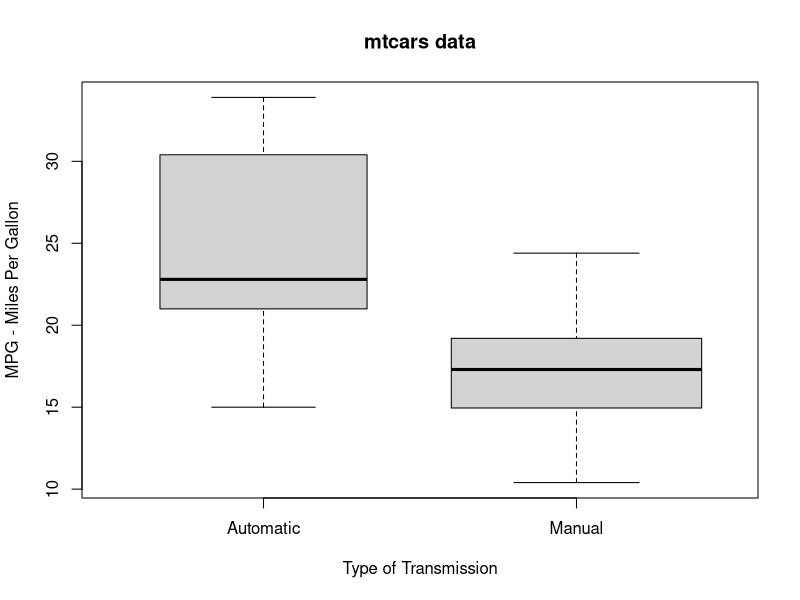
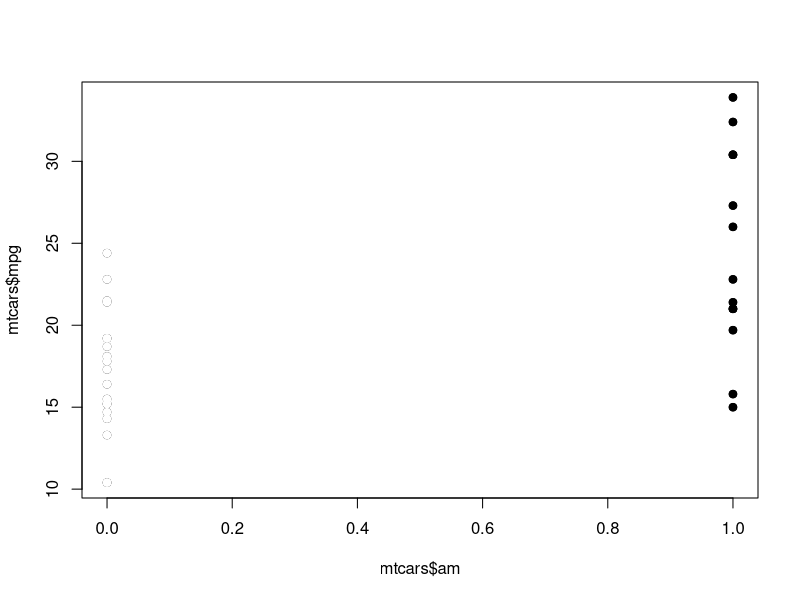
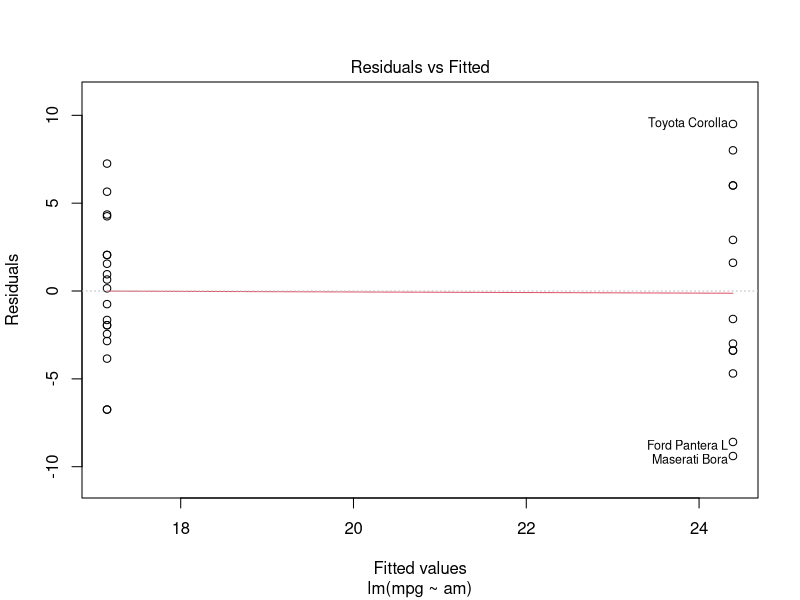
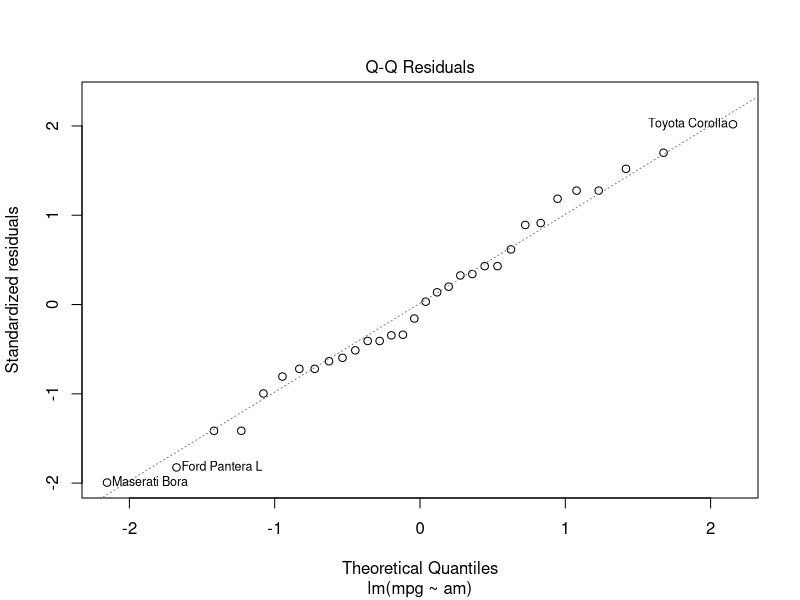
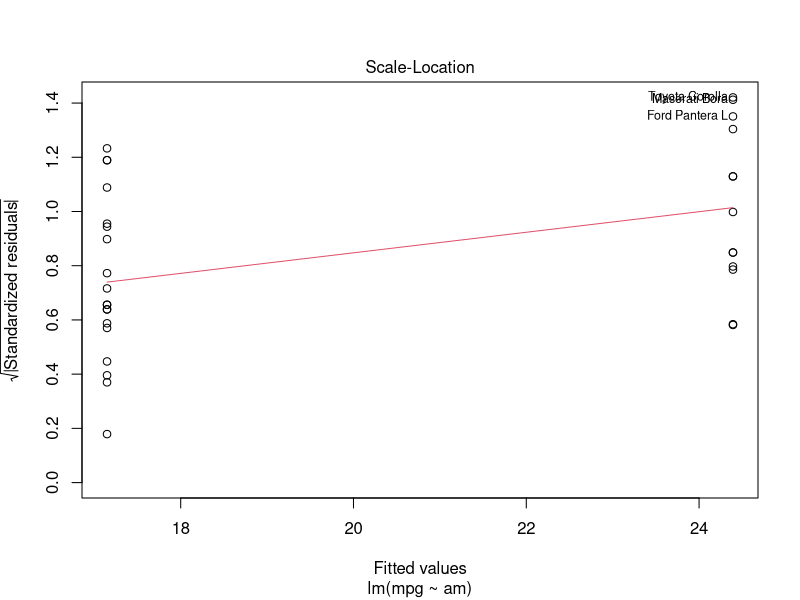
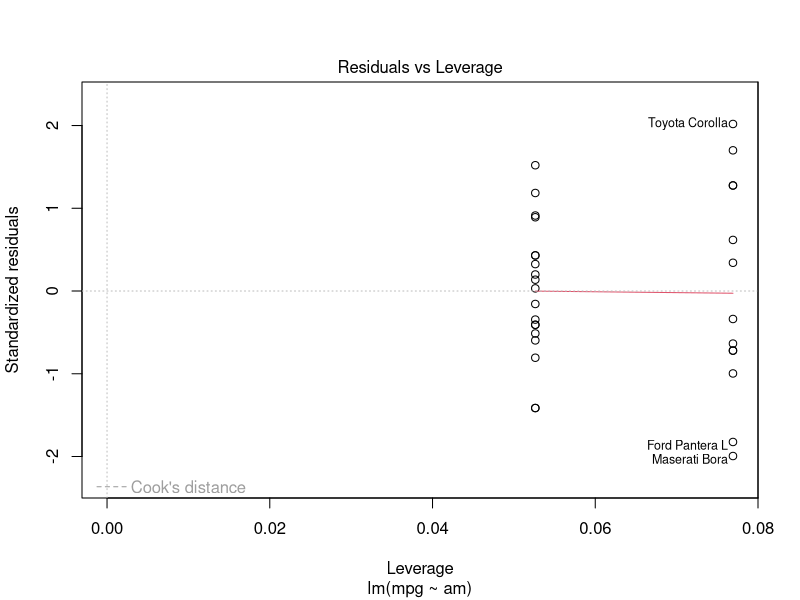
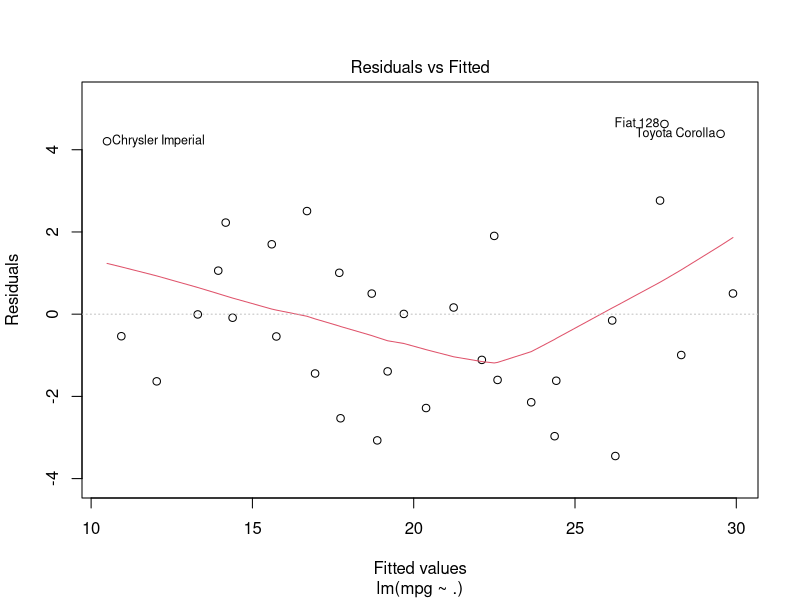
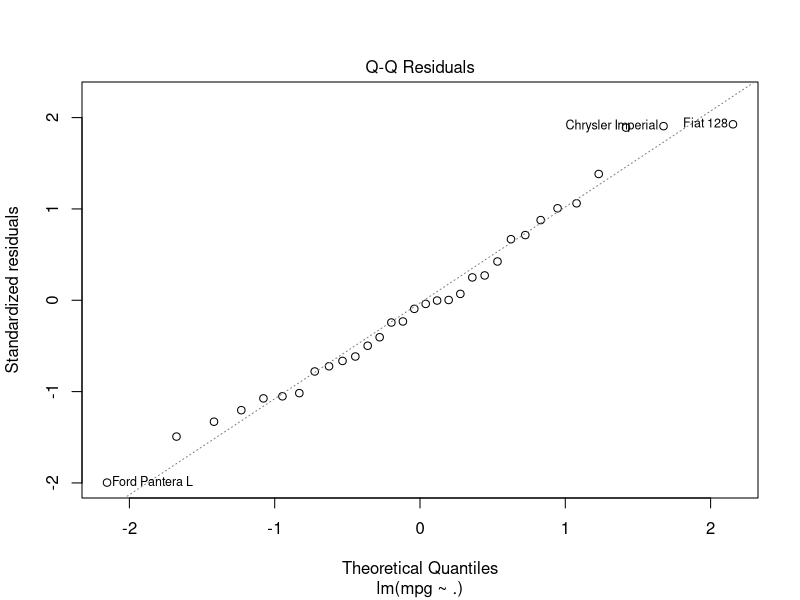

Reproduce these figures in R, in order. (Note: this script raises an error after producing the figures.)
### --- 07_Regression Project

data(mtcars)

#[, 1]    mpg	Miles/(US) gallon
#[, 2]	cyl	Number of cylinders
#[, 3]	disp	Displacement (cu.in.)
#[, 4]	hp	Gross horsepower
#[, 5]	drat	Rear axle ratio
#[, 6]	wt	Weight (lb/1000)
#[, 7]	qsec	1/4 mile time
#[, 8]	vs	V/S
#[, 9]	am	Transmission (0 = automatic, 1 = manual)
#[,10]	gear	Number of forward gears
#[,11]	carb	Number of carburetors
data <- mtcars
data1 <- data # create a copy to work on
str(data1)
# - Transform numeric am value to factor with discription
data1$am <- as.character(data1$am)
data1$am <- ifelse (data1$am == "0",
    sub("0", "Manual", data1$am, fixed=FALSE),
    sub("1", "Automatic", data1$am, fixed=FALSE) )
data1$am <- as.factor(data1$am)
# - Look at Data by am
boxplot(mpg ~ am, data = data1,
        xlab = "Type of Transmission", ylab = "MPG - Miles Per Gallon",
        main = "mtcars data", varwidth = TRUE, col = "lightgray")
# - Fit first model & view summary
fitTrans <- lm(mpg ~ am, data = mtcars)
plot(mtcars$am, mtcars$mpg, pch=19)
points(mtcars$am, mtcars$mpg, pch=19, col= mtcars$am)

plot(fitTrans)
summary(fitTrans)

# - Fit all variables and view summary
fitAll <- lm(mpg ~ . , data=data)
plot(fitAll)
summary(fitAll)$coef
plot(mtcars$am, mtcars$mpg, pch=19)
points(mtcars$am, mtcars$mpg, pch=19, col= mtcars$am)
abline(c(fitTrans$coeff[1], fitTrans$coeff[2]), col="Black", lwd=3)
abline(c(fit2slope$coeff[1] + fit2slope$coeff[3], 
         fit2slope$coeff[2] + fit2slope$coeff[4]), col="red", lwd=3)

fit16 <- lm(mpg ~ wt-1, data = data1)
summary(fit16)
plot(fit16)

pairs(data, panel = panel.smooth, main = "mtcars data",  col = 3)
# select 2nd regressor to add to am. View pairs plot, fit and view summary
    # used lowest p-value and this makes sense
pairs(data1[c(1,6,9)], panel = panel.smooth, main = "mtcars data",  col = 3)
fit169 <- lm( mpg ~ wt * am, data = mtcars)
summary(fit169)
plot(fit169)
# select 3rd regressor like above == qsec - but this has p-Value > am
pairs(data1[c(1, 6, 7, 9)], panel = panel.smooth, main = "mtcars data",  col = 3)
fit1679 <- lm( mpg ~ am + qsec + wt, data = mtcars)
fit1679m <- lm( mpg ~ am * qsec * wt, data = mtcars)
summary(fit1679)

# 2 line different slope
par(mfrow = c(2,2))
fit2slope <- lm(mpg ~ wt + am + am * wt, data=data1)
summary(fit2slope)
plot(data1$wt, data1$mpg, pch=19)
points(data1$wt, data1$mpg, pch=19, col= data1$am)
abline(c(fit2slope$coeff[1], fit2slope$coeff[2]), col="Black", lwd=3)
abline(c(fit2slope$coeff[1] + fit2slope$coeff[3], 
         fit2slope$coeff[2] + fit2slope$coeff[4]), col="red", lwd=3)

plot(resid(lm(wt ~ am, data=data)), resid(lm(mpg ~ am, data=data)), 
     frame = FALSE, col = "black", bg = "lightblue", pch = 21, cex = 2)
abline(lm(I(resid(lm(wt ~ am, data=data))), I(resid(lm(mpg ~ am, data=data)))), lwd = 2)

# nested model testing
fitTrans <- lm(mpg ~ am -1, data = data)
fitAll <- lm(mpg ~ . -1 , data = data)
fit169 <- lm(mpg ~ wt * am - 1, data = data)
fit1679 <- lm(mpg ~ wt * qsec *am -1, data = data)
fit179 <- lm(mpg ~ qsec *am, data = data1)
anova(fitTrans, fitAll, fit169, fit1679, fit179)

plot(data1$qsec, data1$mpg, pch=19)
points(data1$qsec, data1$mpg, pch=19, col= data1$am)
abline(c(fit179$coeff[1], fit179$coeff[2]), col="Black", lwd=3)
abline(c(fit179$coeff[1] + fit179$coeff[3], 
         fit179$coeff[2] + fit179$coeff[4]), col="red", lwd=3)


plot(predict(fit179), resid(fit179), pch = 19)
plot(fit179)
library(car)
sqrt(vif(fitAll))
